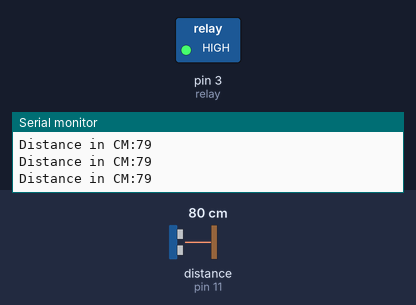
This sketch was run on a simulated Arduino Uno, built with avr-gcc and run on an emulated ATmega328P. Shown: switched loads named in the sketch (green lamp = pin HIGH), the last lines printed to the serial monitor. Wiring (inferred from the names in the program): ultrasonic range finder: trigger pin 12; echo pin 11. Inputs (shaded band) come from the test bench; at power-on: distance to the obstacle (sensor on pin 11) 80 cm. The echo pulse lasts 58.3 µs per cm; pins used as bus, display or sensor lines are not drawn.

Above: at 1.5 s.
1.6 s: distance to the obstacle (sensor on pin 11) set to 22 cm
3.1 s: distance to the obstacle (sensor on pin 11) set to 18 cm
At 3.9 s:
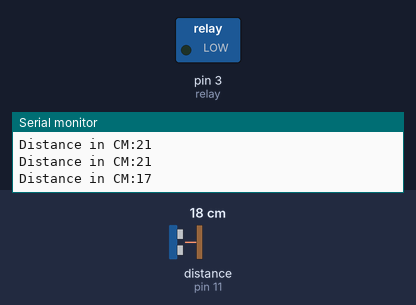
Timing chart, 0 to 6.1 s (numbered marks = the images above; inputs shaded):
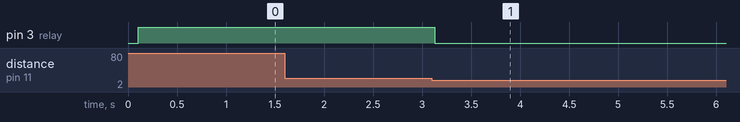

The sketch:

code002.ino
```cpp
//This code helps to automatically switch on/off light based on distance of the person.
//distance sensor, One channel Relay and LED Light are used.

#define trigPin 12 // digital pin 12
#define echoPin 11 //digital pin 11
int relay = 3;    //digital pin 3

void setup() {
  Serial.begin (9600);
  pinMode(trigPin, OUTPUT);
  pinMode(echoPin, INPUT);
  pinMode(relay, OUTPUT);
}

void loop() {
  delay(100);
  int timetaken, dist;
  digitalWrite(trigPin, HIGH);
  delayMicroseconds(1000);
  digitalWrite(trigPin, LOW);
  timetaken = pulseIn(echoPin, HIGH);
  dist = (timetaken / 2) * 0.034049 ;
  Serial.print("Distance in CM:");
  Serial.println(dist);
  if (dist < 20)  // Change the distance value here.
  {
    digitalWrite( relay, LOW); // Relay LOW, Light ON
    delay(10000);
  }
  else {
    digitalWrite( relay, HIGH); // Relay HIGH, Light OFF
  }
  delay(500);
}
```

Measured:
- the behaviour switches between 21 and 20 cm on distance to the obstacle (sensor on pin 11) (found by bisection; images 0 and 1)
- after the input at 3.1 s, pin 3 (relay): HIGH → LOW at once
